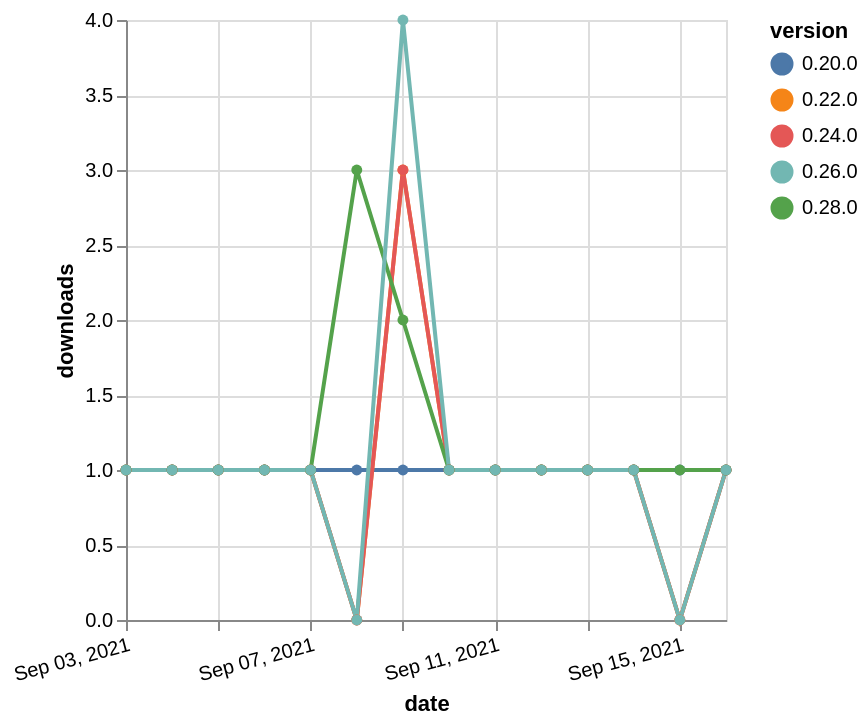

Express this chart as Vega-Lite.
### Vega-Lite specification from a JSON file in a GitHub repository (floating-point values rounded to 4 significant figures)
{"$schema": "https://vega.github.io/schema/vega-lite/v5.json", "description": "A simple bar chart with embedded data.", "data": {"values": [{"date": "2021-09-03", "total": 224, "delta": 1, "version": "0.20.0"}, {"date": "2021-09-04", "total": 225, "delta": 1, "version": "0.20.0"}, {"date": "2021-09-05", "total": 226, "delta": 1, "version": "0.20.0"}, {"date": "2021-09-06", "total": 227, "delta": 1, "version": "0.20.0"}, {"date": "2021-09-07", "total": 228, "delta": 1, "version": "0.20.0"}, {"date": "2021-09-08", "total": 229, "delta": 1, "version": "0.20.0"}, {"date": "2021-09-09", "total": 230, "delta": 1, "version": "0.20.0"}, {"date": "2021-09-10", "total": 231, "delta": 1, "version": "0.20.0"}, {"date": "2021-09-11", "total": 232, "delta": 1, "version": "0.20.0"}, {"date": "2021-09-12", "total": 233, "delta": 1, "version": "0.20.0"}, {"date": "2021-09-13", "total": 234, "delta": 1, "version": "0.20.0"}, {"date": "2021-09-14", "total": 235, "delta": 1, "version": "0.20.0"}, {"date": "2021-09-15", "total": 236, "delta": 1, "version": "0.20.0"}, {"date": "2021-09-16", "total": 237, "delta": 1, "version": "0.20.0"}, {"date": "2021-09-03", "total": 176, "delta": 1, "version": "0.22.0"}, {"date": "2021-09-04", "total": 177, "delta": 1, "version": "0.22.0"}, {"date": "2021-09-05", "total": 178, "delta": 1, "version": "0.22.0"}, {"date": "2021-09-06", "total": 179, "delta": 1, "version": "0.22.0"}, {"date": "2021-09-07", "total": 180, "delta": 1, "version": "0.22.0"}, {"date": "2021-09-08", "total": 180, "delta": 0, "version": "0.22.0"}, {"date": "2021-09-09", "total": 183, "delta": 3, "version": "0.22.0"}, {"date": "2021-09-10", "total": 184, "delta": 1, "version": "0.22.0"}, {"date": "2021-09-11", "total": 185, "delta": 1, "version": "0.22.0"}, {"date": "2021-09-12", "total": 186, "delta": 1, "version": "0.22.0"}, {"date": "2021-09-13", "total": 187, "delta": 1, "version": "0.22.0"}, {"date": "2021-09-14", "total": 188, "delta": 1, "version": "0.22.0"}, {"date": "2021-09-15", "total": 188, "delta": 0, "version": "0.22.0"}, {"date": "2021-09-16", "total": 189, "delta": 1, "version": "0.22.0"}, {"date": "2021-09-03", "total": 168, "delta": 1, "version": "0.24.0"}, {"date": "2021-09-04", "total": 169, "delta": 1, "version": "0.24.0"}, {"date": "2021-09-05", "total": 170, "delta": 1, "version": "0.24.0"}, {"date": "2021-09-06", "total": 171, "delta": 1, "version": "0.24.0"}, {"date": "2021-09-07", "total": 172, "delta": 1, "version": "0.24.0"}, {"date": "2021-09-08", "total": 172, "delta": 0, "version": "0.24.0"}, {"date": "2021-09-09", "total": 175, "delta": 3, "version": "0.24.0"}, {"date": "2021-09-10", "total": 176, "delta": 1, "version": "0.24.0"}, {"date": "2021-09-11", "total": 177, "delta": 1, "version": "0.24.0"}, {"date": "2021-09-12", "total": 178, "delta": 1, "version": "0.24.0"}, {"date": "2021-09-13", "total": 179, "delta": 1, "version": "0.24.0"}, {"date": "2021-09-14", "total": 180, "delta": 1, "version": "0.24.0"}, {"date": "2021-09-15", "total": 180, "delta": 0, "version": "0.24.0"}, {"date": "2021-09-16", "total": 181, "delta": 1, "version": "0.24.0"}, {"date": "2021-09-03", "total": 164, "delta": 1, "version": "0.28.0"}, {"date": "2021-09-04", "total": 165, "delta": 1, "version": "0.28.0"}, {"date": "2021-09-05", "total": 166, "delta": 1, "version": "0.28.0"}, {"date": "2021-09-06", "total": 167, "delta": 1, "version": "0.28.0"}, {"date": "2021-09-07", "total": 168, "delta": 1, "version": "0.28.0"}, {"date": "2021-09-08", "total": 171, "delta": 3, "version": "0.28.0"}, {"date": "2021-09-09", "total": 173, "delta": 2, "version": "0.28.0"}, {"date": "2021-09-10", "total": 174, "delta": 1, "version": "0.28.0"}, {"date": "2021-09-11", "total": 175, "delta": 1, "version": "0.28.0"}, {"date": "2021-09-12", "total": 176, "delta": 1, "version": "0.28.0"}, {"date": "2021-09-13", "total": 177, "delta": 1, "version": "0.28.0"}, {"date": "2021-09-14", "total": 178, "delta": 1, "version": "0.28.0"}, {"date": "2021-09-15", "total": 179, "delta": 1, "version": "0.28.0"}, {"date": "2021-09-16", "total": 180, "delta": 1, "version": "0.28.0"}, {"date": "2021-09-03", "total": 145, "delta": 1, "version": "0.26.0"}, {"date": "2021-09-04", "total": 146, "delta": 1, "version": "0.26.0"}, {"date": "2021-09-05", "total": 147, "delta": 1, "version": "0.26.0"}, {"date": "2021-09-06", "total": 148, "delta": 1, "version": "0.26.0"}, {"date": "2021-09-07", "total": 149, "delta": 1, "version": "0.26.0"}, {"date": "2021-09-08", "total": 149, "delta": 0, "version": "0.26.0"}, {"date": "2021-09-09", "total": 153, "delta": 4, "version": "0.26.0"}, {"date": "2021-09-10", "total": 154, "delta": 1, "version": "0.26.0"}, {"date": "2021-09-11", "total": 155, "delta": 1, "version": "0.26.0"}, {"date": "2021-09-12", "total": 156, "delta": 1, "version": "0.26.0"}, {"date": "2021-09-13", "total": 157, "delta": 1, "version": "0.26.0"}, {"date": "2021-09-14", "total": 158, "delta": 1, "version": "0.26.0"}, {"date": "2021-09-15", "total": 158, "delta": 0, "version": "0.26.0"}, {"date": "2021-09-16", "total": 159, "delta": 1, "version": "0.26.0"}]}, "width": "container", "mark": {"type": "line", "point": {"filled": true}}, "encoding": {"x": {"field": "date", "type": "temporal", "timeUnit": "yearmonthdate", "title": "date", "axis": {"labelAngle": -15}}, "y": {"field": "delta", "type": "quantitative", "title": "downloads"}, "color": {"field": "version", "type": "nominal"}, "tooltip": {"field": "delta"}}}
